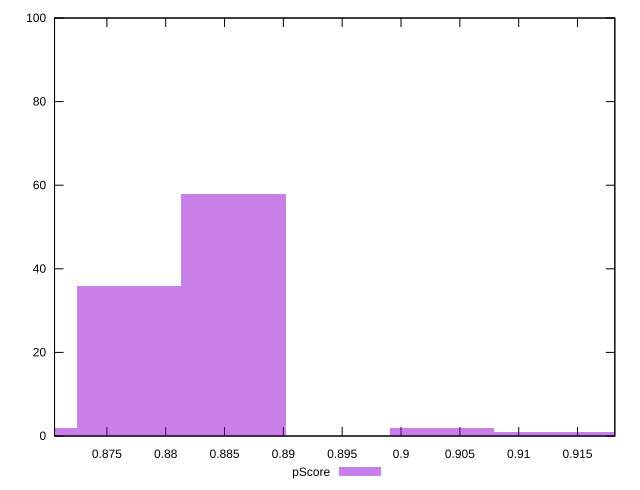

Reproduce this figure in gnuplot.
reset

$pScore <<EOF
0.8857569409390538 58
0.8768993715296632 36
0.9034720797578348 2
0.9123296491672254 1
0.9211872185766159 1
0.8680418021202727 2
EOF

set key outside below
set boxwidth 0.008857569409390538
set xrange [0.8705500227878034:0.9181716876136617]
set yrange [0:100]
set trange [0:100]
set style fill transparent solid 0.5 noborder
set terminal svg size 640, 490 enhanced background rgb 'white'
set output "report_00020_2021-02-19T21:17:38.612Z2/first-contentful-paint/samples/pages+cached+noadtech/pScore/histogram.svg"

plot $pScore title "pScore" with boxes

reset
